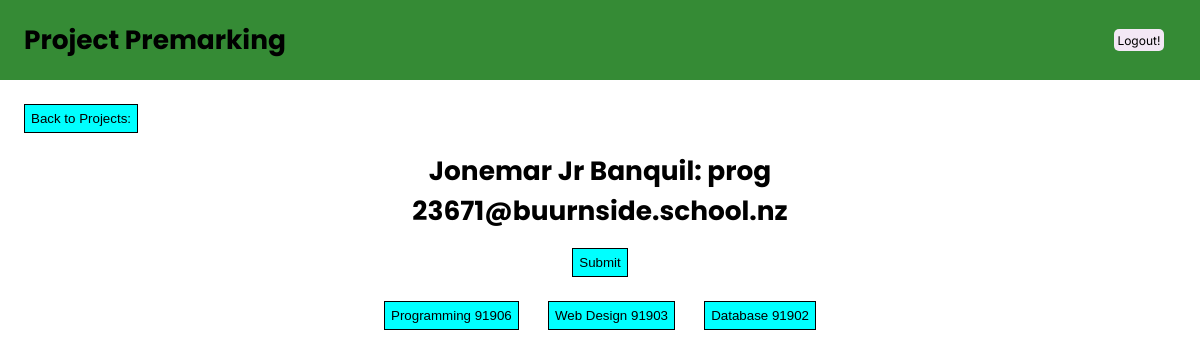
Page /project/1/23671 (signed in) on the committed database.
### server.py (models this page shows)
class Base(DeclarativeBase):
    pass

class User(Base):
    __tablename__ = 'User'
    id: Mapped[int] = mapped_column(primary_key=True)
    name: Mapped[str] = mapped_column(String(50))
    email: Mapped[str] = mapped_column(String(50))
    year_level: Mapped[int]
    admin: Mapped[bool]
    user_projects: Mapped[List["UserProject"]] = relationship(
        "UserProject", back_populates="user")

class Project(Base):
    __tablename__ = 'Project'
    id: Mapped[int] = mapped_column(primary_key=True)
    type: Mapped[str] = mapped_column(String(50))
    user_projects: Mapped[List["UserProject"]] = relationship(
        "UserProject", back_populates="project")
    standard_projects: Mapped[List["ProjectStandard"]] = relationship(
        "ProjectStandard", back_populates="project")

### server.py (the view, shortened to what this page needs)
@app.route('/project/<int:project_id>/<int:user_id>', methods=['POST', 'GET'])
@login_required
def project(project_id, user_id):
    UData, type, standards, snu = standard_data(project_id, user_id)
    return render_template('project.html',
                           standards=standards, type=type,
                           UData=UData, snu=snu)

### server.py (called while the page is built)
@login_manager.user_loader
def load_user(user_id):
    query = select(Admin).where(Admin.id == user_id)
    with Session(engine) as session:
        obj = session.scalar(query)
    return obj

### templates/project.html (shortened to what this page needs)
{% extends 'layout.html' %} {% block content %}
<div class="proj-page-layout">
  <button class="submit-buttons" onclick="history.back()">Back to Projects:</button>
  <h1 class="proj-type">{{UData.name}}: {{type}} <br> {{UData.email}}</h1>
  <form method="POST">
    <div class="div-center-multi">
      <button type="submit" class="submit-buttons">Submit</button>
    </div>
    <div class='dropdown' id="dropdown">
      {% for standard in standards %}
      <button type="button" class="standard-buttons submit-buttons" data-standard="{{standard}}">{{standard}}</button>
      {% endfor %}
    </div>
</div>
{% endblock %}

### static/css/style.css (style rules this page uses)
h1 { font-family: 'Poppins'; font-size: 2.2vw; }
body { padding:0; margin:0; }
.proj-type { text-align: center; }
.proj-page-layout { padding:2vw; }
.dropdown { display:flex; flex-direction: row; justify-content: space-between; margin-left:30vw; margin-right:30vw; }
.submit-buttons { padding:0.5vw; border:1px black solid; background-color:cyan; }
.div-center-multi { display:flex; flex-direction: row; justify-content: space-between; justify-content: center; margin-bottom:2vw; }

### rows in the picture
User: name "Jonemar Jr Banquil", email "23671@buurnside.school.nz"
Project: type "prog"

### other values in the picture
{{ standard }} "Programming 91906" "Web Design 91903" "Database 91902"
